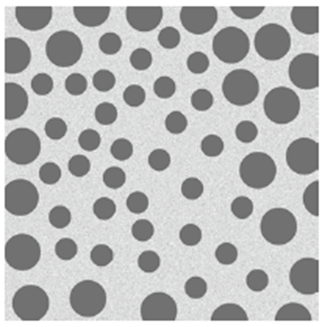
%> input picture chap09/9-50/image.png, 325 x 327 px
$ octave p2.m   (GNU Octave 9; MATLAB toolbox functions it lacks are replaced by stand-ins)
%> lines starting %> are read from the running program, lines starting %| are printed output that depends on the picture
a = imread('image.png');
%> a is the input picture: size 327x325x3 uint8; mean R, G, B 184.7, 184.9, 185.2
structuringElement = strel('disk', 13);
b = imclose(a, structuringElement);
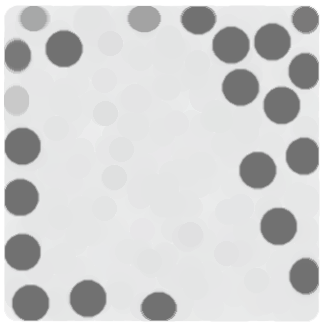
%> b: size 327x325x3 uint8; mean R, G, B 210.2, 210.7, 211
c = imopen(b, structuringElement);
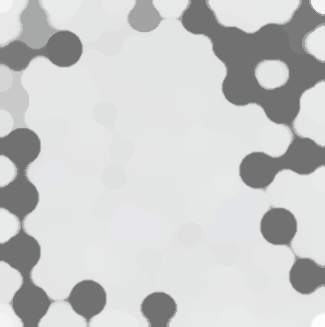
%> c: size 327x325x3 uint8; mean R, G, B 203.2, 203.7, 203.9

% 删除 c 中大斑点间亮间距后得到边缘
c2 = imerode(c, strel('disk', 17));
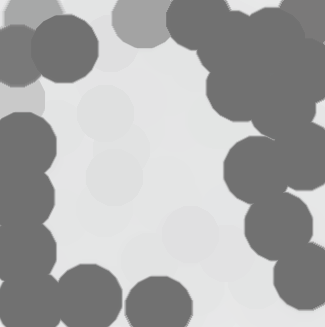
%> c2: size 327x325x3 uint8; mean R, G, B 169.2, 169.6, 169.7
edge = c - c2;
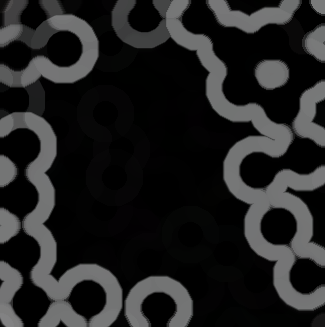
%> edge: size 327x325x3 uint8; mean R, G, B 33.9, 34.1, 34.2

% 对 c 进行梯度运算得到 c 的边缘图像（与 b 无关）
% edge = imgradient(c);

subplot(1, 4, 1), imshow(a), title('Original Image');
subplot(1, 4, 2), imshow(b), title('imclose');
subplot(1, 4, 3), imshow(c), title('imopen');
subplot(1, 4, 4), imshow(edge), title('边缘');
